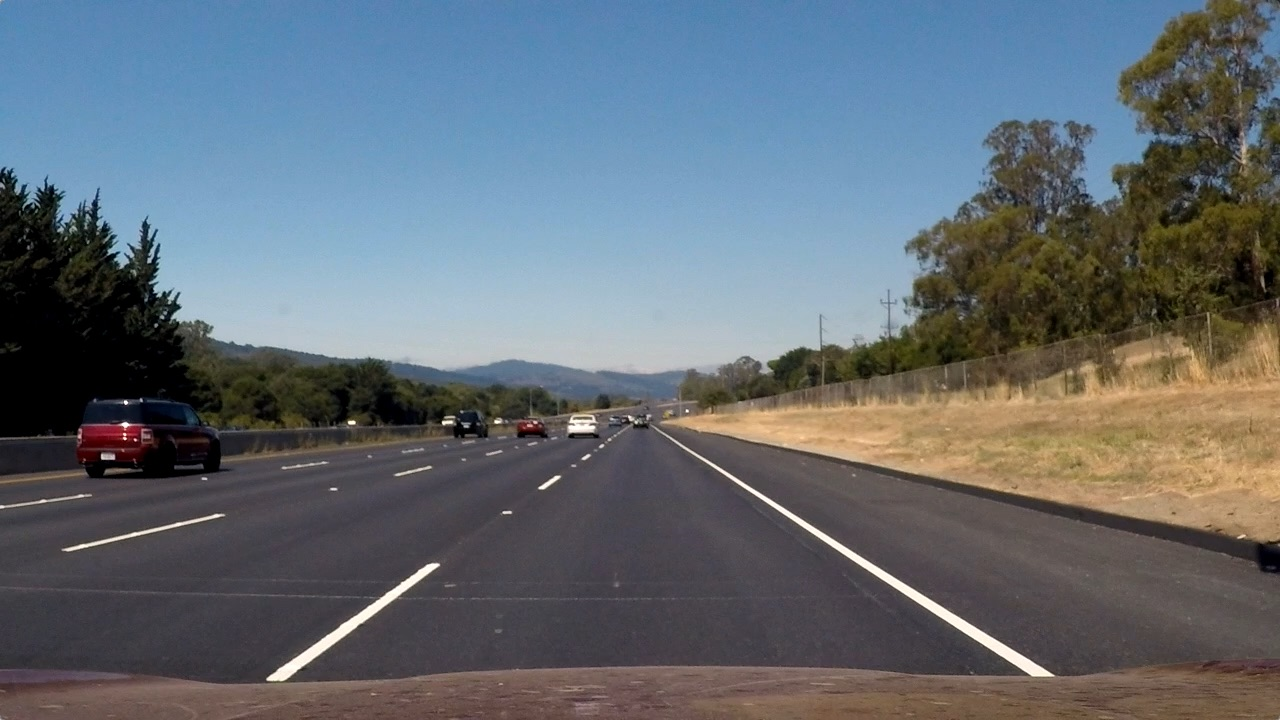
#> input picture test_images/straight_lines2.jpg, 1280 x 720 px
$ python -i helper.py   (imports and definitions only)   (older library calls are emulated)
#> lines starting #> are read from the running program, lines starting #| are printed output that depends on the picture; after the words box and inside, x2 and y2 are one past the last pixel; in counts of white or black regions, pixels touching at a corner belong together
import cv2
import random
import numpy as np
import matplotlib.pyplot as plt
import glob
import pickle
import matplotlib.image as mpimg
from skimage import exposure


# [37 lines left out: functions warp, draw_lines, undistort, not called in this run]


def img2binary(img, s_thresh=(100, 255), sx_thresh=(20, 100)):
    """
    Color and Gradient
    :param img: undistorted image (RGB)
    :param s_thresh:
    :param sx_thresh:
    :return: combined_binary img
    """
#> called with s_thresh = (100, 255), sx_thresh = (20, 100)
    # Grayscale image
    gray = cv2.cvtColor(img, cv2.COLOR_RGB2GRAY)

    # Gaussian Blur
    # blur = cv2.GaussianBlur(gray, (5, 5), 0)  # kernel size = 5
    blur = gray
    # Sobel x
    sobelx = cv2.Sobel(blur, cv2.CV_64F, 1, 0)  # Take the derivative in x
    sobely = cv2.Sobel(blur, cv2.CV_64F, 0, 1)
    abs_sobelx = np.absolute(sobelx)  # Absolute x derivative to accentuate lines away from horizontal
    scaled_sobel = np.uint8(255 * abs_sobelx / np.max(abs_sobelx))

    # Threshold x gradient
    abs_bin = np.zeros_like(scaled_sobel)
    abs_bin[(scaled_sobel >= sx_thresh[0]) & (scaled_sobel <= sx_thresh[1])] = 1

    # Calculate the gradient magnitude
    mag_thresh = (50, 255)
    gradmag = np.sqrt(sobelx ** 2 + sobely ** 2)
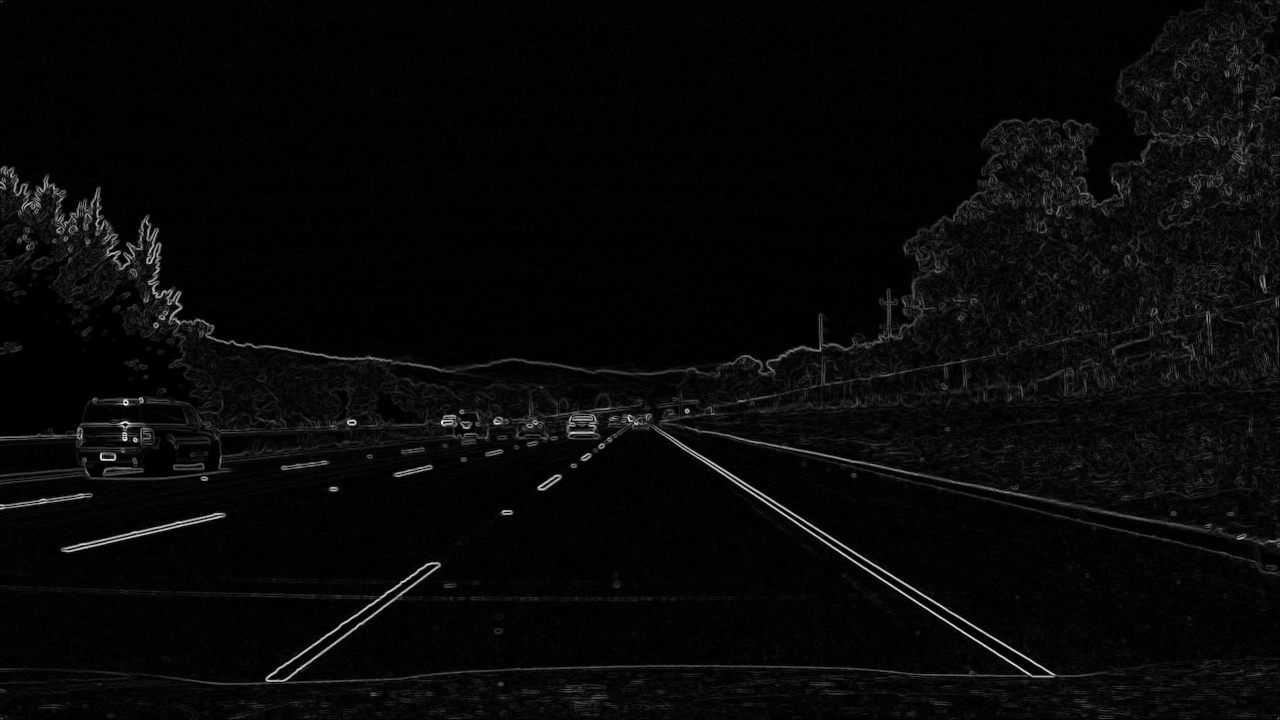
#> gradmag: shape (720, 1280) float64; min 0, max 859, mean 28.9; drawn with min black and max white
    # Rescale to 8 bit
    scale_factor = np.max(gradmag) / 255
#> scale_factor = 3.37
    gradmag = (gradmag / scale_factor).astype(np.uint8)
    mag_bin = np.zeros_like(gradmag)
    mag_bin[(gradmag >= mag_thresh[0]) & (gradmag <= mag_thresh[1])] = 1

    # Calculate the x and y gradients
    dir_thresh = (0, np.pi / 2)
    absgraddir = np.arctan2(np.absolute(sobely), np.absolute(sobelx))
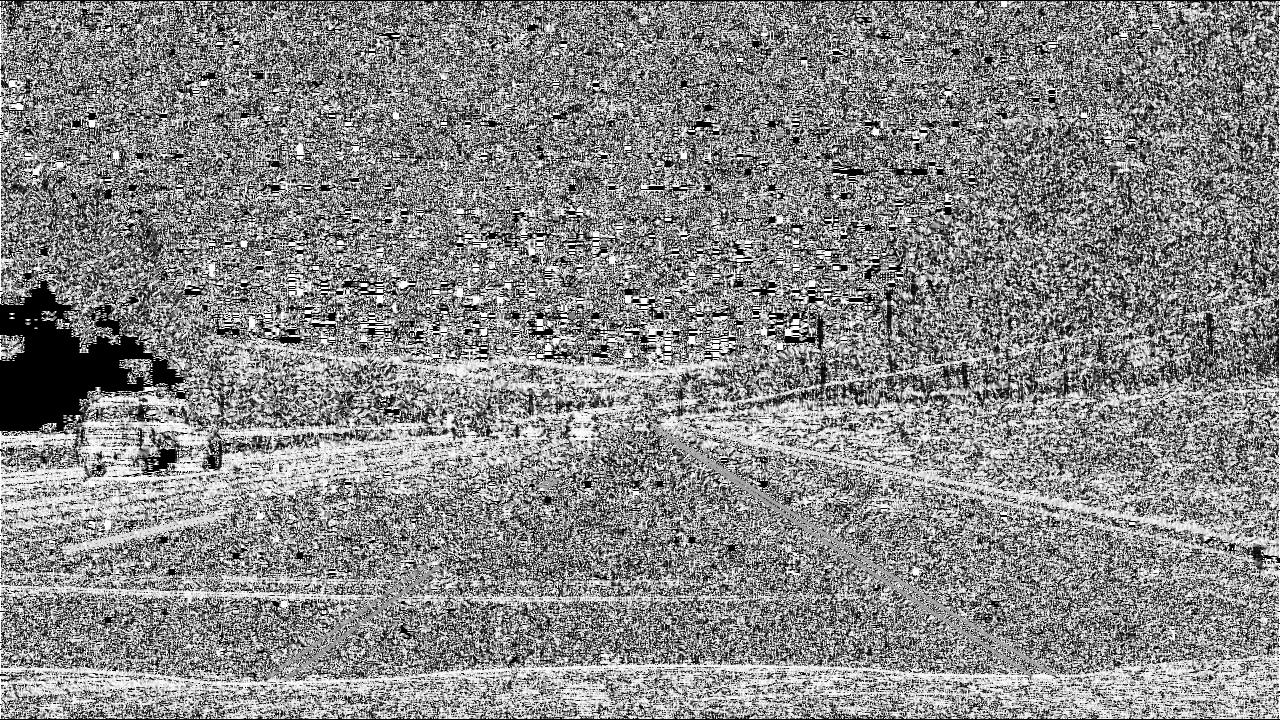
#> absgraddir: shape (720, 1280) float64; min 0, max 1.57, mean 0.837; drawn with min black and max white
    dir_bin = np.zeros_like(absgraddir)
    dir_bin[(absgraddir >= dir_thresh[0]) & (absgraddir <= dir_thresh[1])] = 1

    # Threshold color channel
    # Convert to HLS color space and separate the V channel
    hls = cv2.cvtColor(img, cv2.COLOR_RGB2HLS)
#> hls: shape (720, 1280, 3); mean of channels 0, 1, 2 81.7, 107, 62.5
    s_channel = hls[:, :, 2]
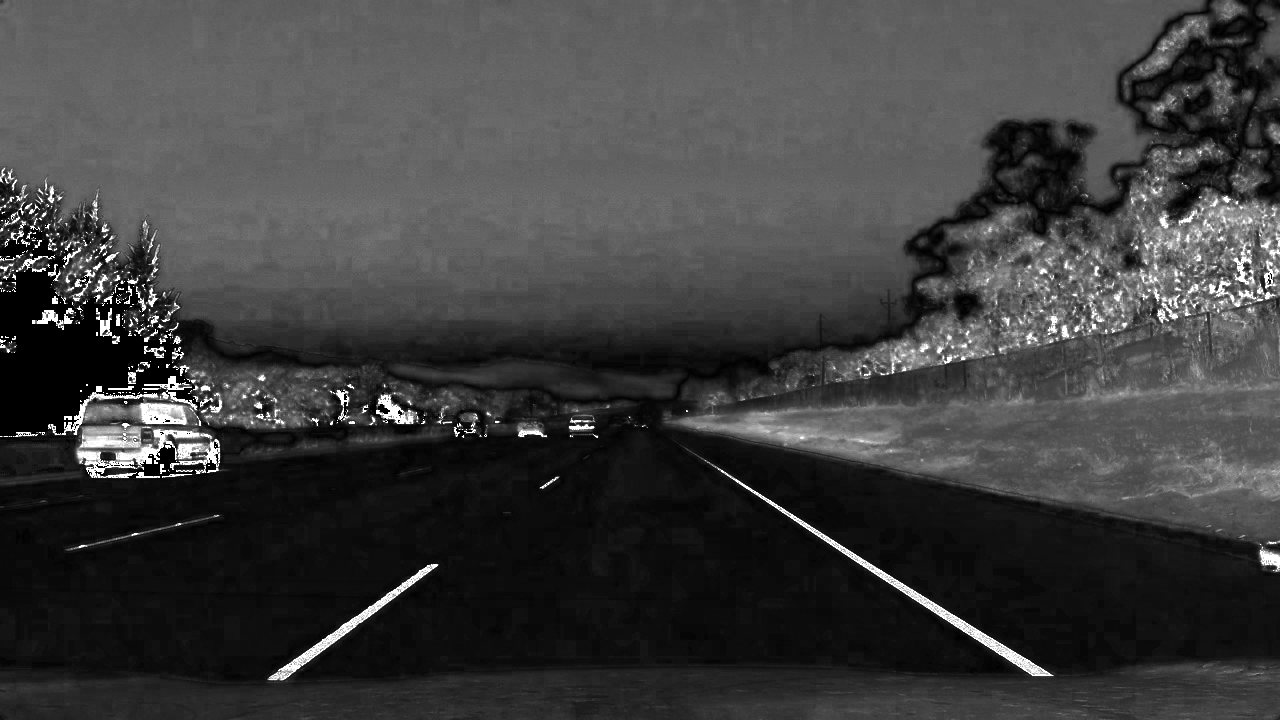
#> s_channel: shape (720, 1280); min 0, max 255, mean 62.5
    schannel_bin = np.zeros_like(s_channel)
    schannel_bin[(s_channel >= s_thresh[0]) & (s_channel <= s_thresh[1])] = 1

    # Stack each channel to view their individual contributions in green and blue respectively
    # green - gradient thres; blue - color channel thres
    # This returns a stack of the two binary images, whose components you can see as different colors
    # color_binary = np.dstack((np.zeros_like(abs_bin), abs_bin, schannel_bin)) * 255

    # Combine the two binary thresholds
    combined_binary = np.zeros_like(abs_bin)
    combined_binary[(schannel_bin == 1) | (((mag_bin == 1) & (dir_bin == 1)) | abs_bin == 1)] = 1

    return combined_binary


# [404 lines left out: functions sobelx_filter, luv_lab_filter, window_mask, find_window_centroids, sliding_window, skip_sliding_window and 5 more, not called in this run]


def pol_calc(pol, x):
    pol_fit = np.poly1d(pol)  # least square method polynominal fitting (2 orders)
    return pol_fit(x)  # interpolation according to x


# [342 lines left out: functions equidistant, gamma_reset, debug_threshold_all, debug_thres_single, debug_pipeline, eq_debug and 4 more, not called in this run]

hist_top_boundary = 100  # boundary value of y axis
hist_left_start = 200
hist_right_start = 800
# Calculate approximated equidistant to a parabola
EQUID_POINTS = 25  # Number of points to use for the equidistant approximation
IMAGE_H = 720
pol = np.array([100, -50, 750])

ploty = np.linspace(0, 720 - 1, 720)


# [14 lines not run here, left out]
    # debug_pipeline(img)

    # pol_eq = equidistant(pol, -90, plot=True)
    # print(pol_eq)

>>> import cv2
>>> picture = cv2.cvtColor(cv2.imread('test_images/straight_lines2.jpg'), cv2.COLOR_BGR2RGB)
>>> result = img2binary(picture)
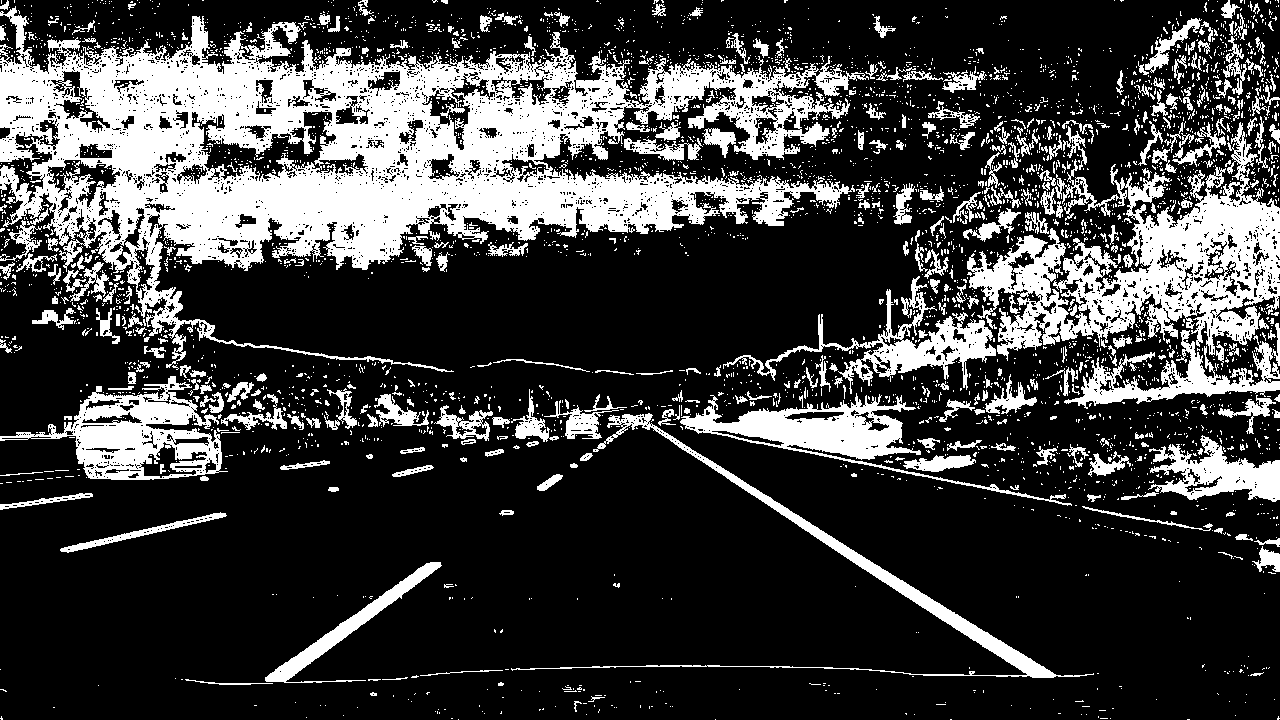
#> result: shape (720, 1280); values 0 (black) and 1 (white), 24.7% white; 3975 white regions (3574 under 20 px), largest, box (x1, y1, x2, y2) and area: (0, 6, 869, 372) 109657, (967, 122, 1280, 361) 27268, (0, 376, 228, 480) 9023

$ run again, on test_images/straight_lines1.jpg
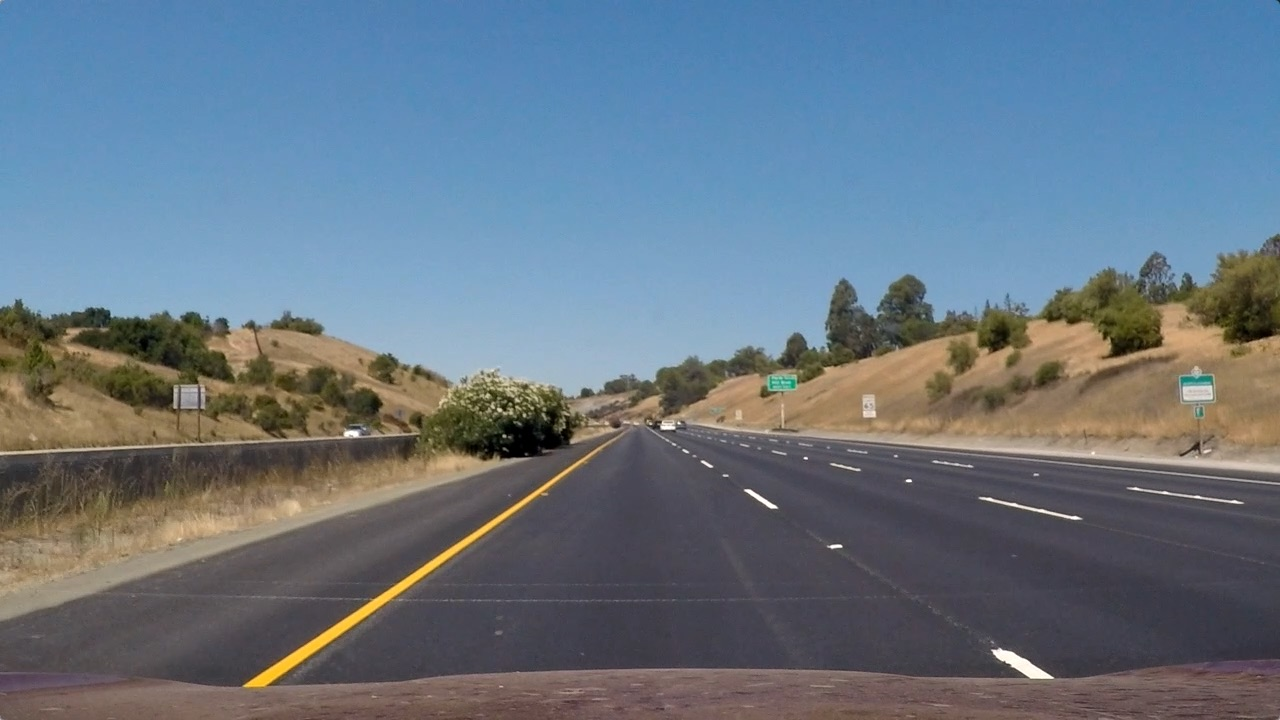
#> input picture test_images/straight_lines1.jpg, 1280 x 720 px
#> in img2binary, `gradmag = np.sqrt(sobelx ** 2 + sobely ** 2)`:
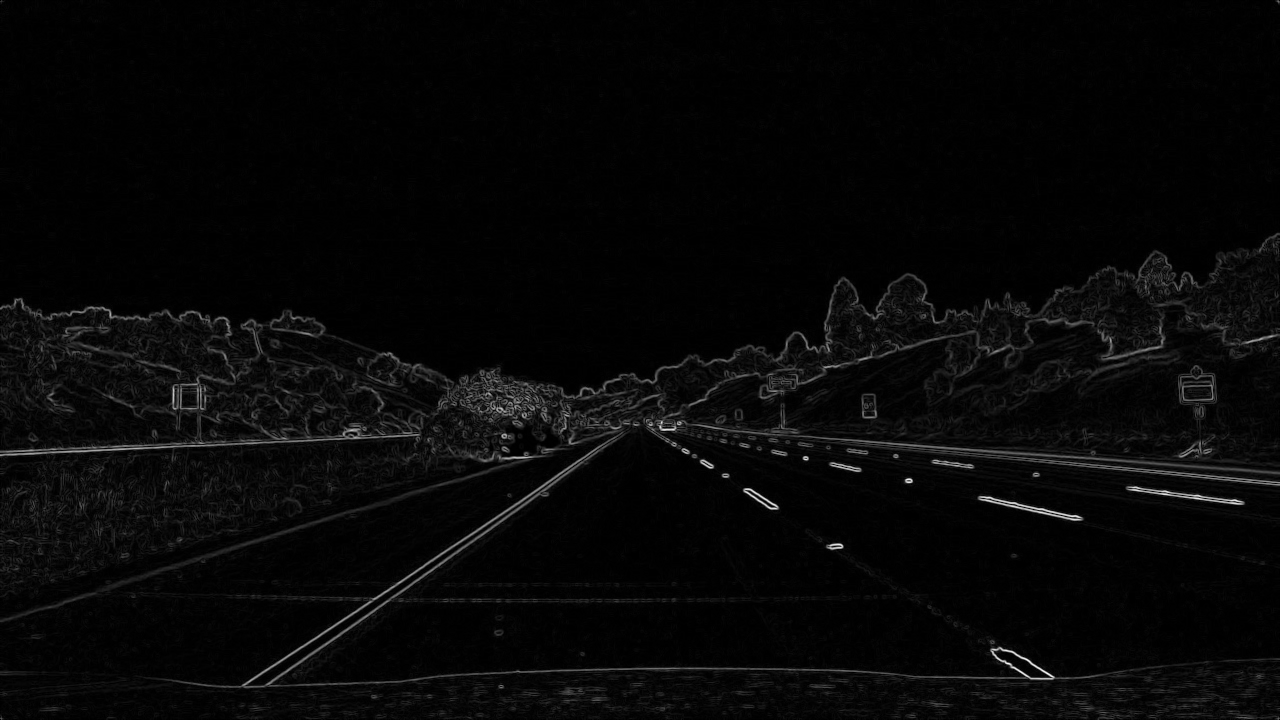
#> gradmag: shape (720, 1280) float64; min 0, max 795.5, mean 23.5; drawn with min black and max white
#> scale_factor = 3.12
#> hls: shape (720, 1280, 3); mean of channels 0, 1, 2 85.5, 117, 67
#> `result = img2binary(picture)`:
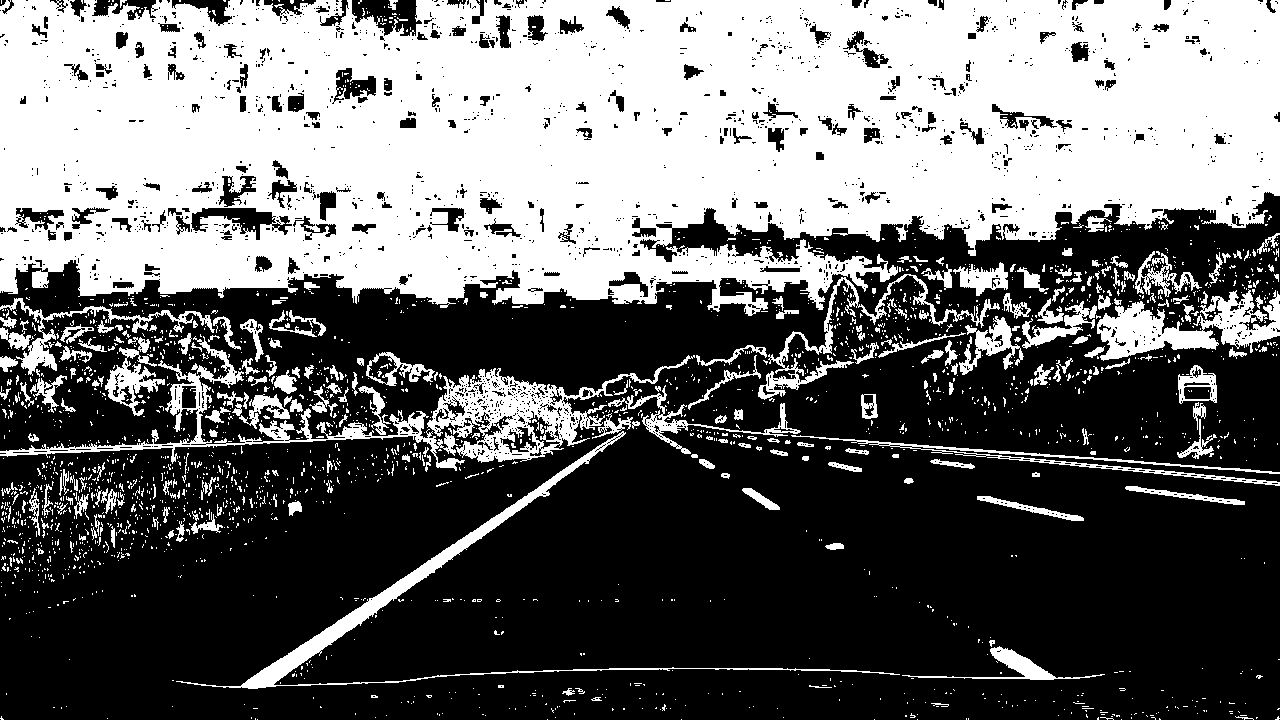
#> result: shape (720, 1280); values 0 (black) and 1 (white), 41.5% white; 2336 white regions (2072 under 20 px), largest, box (x1, y1, x2, y2) and area: (0, 0, 1280, 316) 311981, (427, 355, 695, 463) 7744, (176, 431, 900, 689) 6277

$ run again, on test_images/center_1.jpg
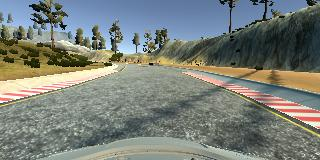
#> input picture test_images/center_1.jpg, 320 x 160 px
#> in img2binary, `gradmag = np.sqrt(sobelx ** 2 + sobely ** 2)`:
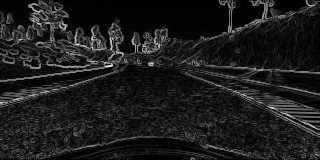
#> gradmag: shape (160, 320) float64; min 0, max 936.9, mean 107.4; drawn with min black and max white
#> scale_factor = 3.67
#> hls: shape (160, 320, 3); mean of channels 0, 1, 2 62, 123.2, 53.9
#> `result = img2binary(picture)`:
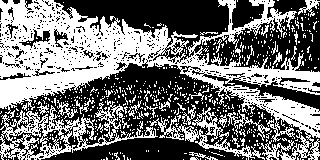
#> result: shape (160, 320); values 0 (black) and 1 (white), 45.5% white; 534 white regions (503 under 20 px), largest, box (x1, y1, x2, y2) and area: (0, 0, 320, 160) 16417, (0, 101, 158, 160) 2665, (149, 107, 265, 160) 1136

$ run again, on test_images/center_2.jpg
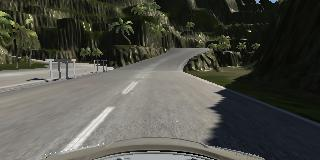
#> input picture test_images/center_2.jpg, 320 x 160 px
#> in img2binary, `gradmag = np.sqrt(sobelx ** 2 + sobely ** 2)`:
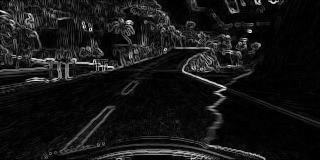
#> gradmag: shape (160, 320) float64; min 0, max 728.1, mean 63.7; drawn with min black and max white
#> scale_factor = 2.86
#> hls: shape (160, 320, 3); mean of channels 0, 1, 2 40.4, 75.6, 40.3
#> `result = img2binary(picture)`:
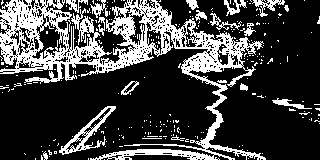
#> result: shape (160, 320); values 0 (black) and 1 (white), 25.3% white; 257 white regions (238 under 20 px), largest, box (x1, y1, x2, y2) and area: (0, 0, 266, 160) 10240, (59, 106, 116, 155) 592, (252, 0, 285, 17) 194
